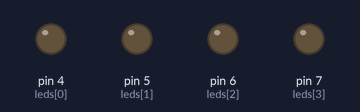
This sketch was run on a simulated Arduino Uno, built with avr-gcc and run on an emulated ATmega328P. Parts: output pins drawn as LEDs (lit = HIGH).

Above: at 1.0 s.
At 6.17 s:
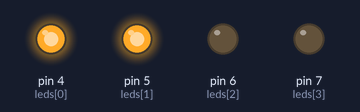
At 6.9 s:
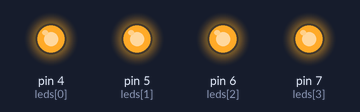
At 9.17 s:
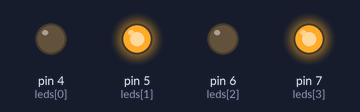
At 10.42 s:
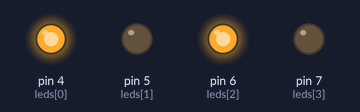
At 13.8 s:
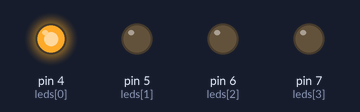
Timing chart, 0 to 15.3 s (numbered marks = the images above):
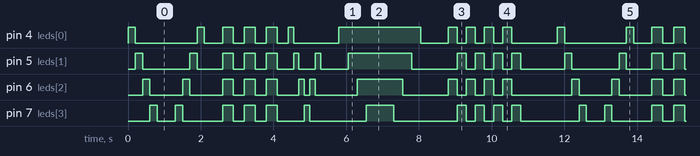

Measured:
- by itself, pin 4 (leds[0]), pin 5 (leds[1]), pin 6 (leds[2]), pin 7 (leds[3]): moves between LOW and HIGH, repeating every 11.8 s
- by itself, everything shown: repeats every 11.8 s, in 40 steps

The sketch:

TesteLeds.ino
```cpp
// LEDs nos pinos 4, 5, 6 e 7


int leds[] = {4, 5, 6, 7};


void setup() {


  for(int i = 0; i < 4; i++) {
    pinMode(leds[i], OUTPUT);
  }


}


// Função para apagar todos os LEDs
void apagarTudo() {


  for(int i = 0; i < 4; i++) {
    digitalWrite(leds[i], LOW);
  }


}


void loop() {


  // =========================
  // 1. Sequência normal
  // =========================
  for(int i = 0; i < 4; i++) {


    digitalWrite(leds[i], HIGH);
    delay(200);
    digitalWrite(leds[i], LOW);


  }


  delay(500);


  // =========================
  // 2. Sequência reversa
  // =========================
  for(int i = 3; i >= 0; i--) {


    digitalWrite(leds[i], HIGH);
    delay(200);
    digitalWrite(leds[i], LOW);


  }


  delay(500);


  // =========================
  // 3. Todos piscando juntos
  // =========================
  for(int j = 0; j < 3; j++) {


    for(int i = 0; i < 4; i++) {
      digitalWrite(leds[i], HIGH);
    }


    delay(300);


    apagarTudo();


    delay(300);
  }


  // =========================
  // 4. Efeito ping-pong
  // =========================
  for(int i = 0; i < 4; i++) {


    digitalWrite(leds[i], HIGH);
    delay(150);
    digitalWrite(leds[i], LOW);


  }


  for(int i = 2; i > 0; i--) {


    digitalWrite(leds[i], HIGH);
    delay(150);
    digitalWrite(leds[i], LOW);


  }


  delay(500);


  // =========================
  // 5. Acende acumulando
  // =========================
  apagarTudo();


  for(int i = 0; i < 4; i++) {


    digitalWrite(leds[i], HIGH);
    delay(250);


  }


  delay(500);


  // Apaga acumulando
  for(int i = 3; i >= 0; i--) {


    digitalWrite(leds[i], LOW);
    delay(250);


  }


  delay(500);


  // =========================
  // 6. Alternados
  // =========================
  for(int j = 0; j < 4; j++) {


    digitalWrite(4, HIGH);
    digitalWrite(6, HIGH);


    digitalWrite(5, LOW);
    digitalWrite(7, LOW);


    delay(250);


    digitalWrite(4, LOW);
    digitalWrite(6, LOW);


    digitalWrite(5, HIGH);
    digitalWrite(7, HIGH);


    delay(250);
  }


  apagarTudo();


  delay(1000);


}
```
